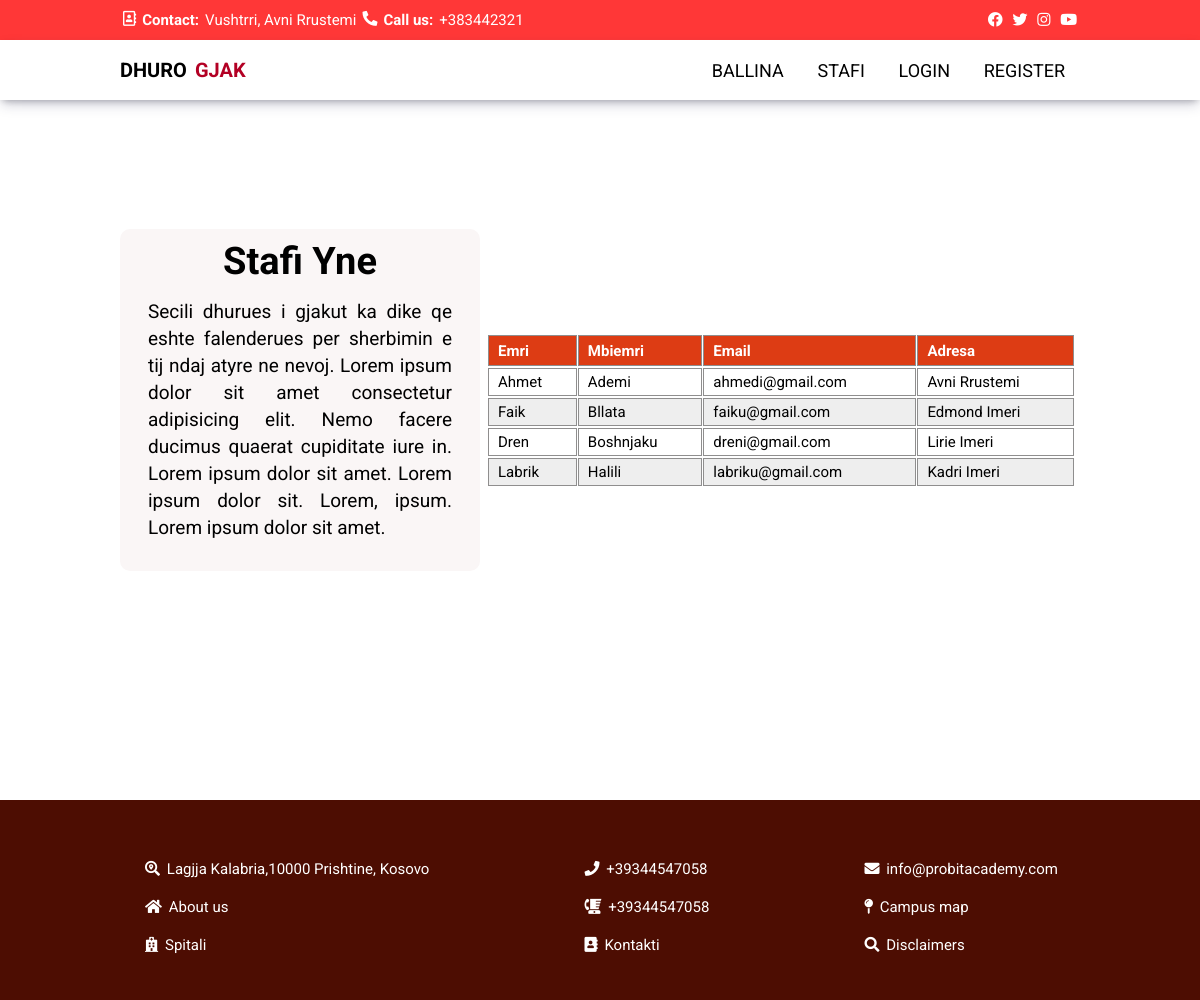
Screenshot of /stafi.php with the database file from the repository.
### tables this page shows
CREATE TABLE `stafi_mjeksor` (
  `mjekuID` int(11) NOT NULL,
  `emri` varchar(50) NOT NULL,
  `mbiemri` varchar(50) NOT NULL,
  `adresa` varchar(60) NOT NULL,
  `email` varchar(100) NOT NULL,
  `telefoni` varchar(20) NOT NULL,
  `dtl` date NOT NULL,
  `roli` bit(1) DEFAULT NULL,
  `password` varchar(255) NOT NULL
);

### inc/sqlFunctions.php (called while the page is built, shortened)
<?php
function connection()
{
    $dbCon = mysqli_connect('localhost', 'root', '', 'blooddb');
    return $dbCon;
}
function merrStafin()
{
    $dbCon = connection();
    $sql = "SELECT * FROM stafi_mjeksor";
    $result = mysqli_query($dbCon, $sql);
    return $result;
}

### stafi.php (the view, shortened to what this page needs)
<?php include "inc/header.php"; ?>
<div class="tabelat">
    <div class="dhuruesit-text">
        <h1>Stafi Yne</h1>
        <p>Secili dhurues i gjakut ka dike qe eshte falenderues per sherbimin e tij ndaj atyre ne nevoj.
            Lorem ipsum dolor sit amet consectetur adipisicing elit. Nemo facere ducimus quaerat cupiditate iure in.
            Lorem ipsum dolor sit amet. Lorem ipsum dolor sit. Lorem, ipsum. Lorem ipsum dolor sit amet.
        </p>
    </div>
    <div class="table">
        <table class="tabela">
            <thead>
                <tr>
                    <th>Emri</th>
                    <th>Mbiemri</th>
                    <th>Email</th>
                    <th>Adresa</th>
                </tr>
            </thead>
            <tbody>
                <?php
                $mjeket = merrStafin();
                while ($mjeku = mysqli_fetch_assoc($mjeket)) {
                ?>
                    <tr>
                        <td><?php echo $mjeku["emri"] ?></td>
                        <td><?php echo $mjeku["mbiemri"] ?></td>
                        <td><?php echo $mjeku["email"] ?></td>
                        <td><?php echo $mjeku["adresa"] ?></td>
                    </tr>
                <?php } ?>
            </tbody>
        </table>
    </div>
</div>
<?php include "inc/footer.php"; ?>

### style.css (style rules this page uses)
* { margin: 0; padding: 0; box-sizing: border-box; }
html, body { font-size: 15px; font-family: "Roboto", sans-serif; }
i, strong, p { padding: 0 3px; }
.dhuruesit-text { width: 30%; font-size: 19px; text-align: center; background-color: rgb(250, 246, 246); border-radius: 10px; padding: 10px 25px 30px; }
.dhuruesit-text h1 { margin-bottom: 15px; }
.dhuruesit-text p { text-align: justify; text-justify: inter-word; line-height: 27px; }
.table { width: 50%; display: flex; justify-content: center; }
.tabela { float: left; margin-top: 20px; margin-left: 2px; width: 98%; border-spacing: 10px; empty-cells: show; border-spacing: 1px 2px; border-collapse: separate; }
.tabela td, .tabela th { border: 1px solid #8f8e8e; padding: 4px 9px 4px; }
.tabela th { text-align: left; padding-top: 6px; padding-bottom: 5px; background-color: #dd3c14; color: #ffffff; }
.tabela tr:nth-child(even) { background-color: #eee; }
.tabelat { width: 100%; height: 100vh; display: flex; justify-content: center; align-items: center; }

### rows the page displays
stafi_mjeksor: emri "Ahmet", mbiemri "Ademi", email "ahmedi@gmail.com", adresa "Avni Rrustemi"
stafi_mjeksor: emri "Faik", mbiemri "Bllata", email "faiku@gmail.com", adresa "Edmond Imeri"
stafi_mjeksor: emri "Dren", mbiemri "Boshnjaku", email "dreni@gmail.com", adresa "Lirie Imeri"
stafi_mjeksor: emri "Labrik", mbiemri "Halili", email "labriku@gmail.com", adresa "Kadri Imeri"
